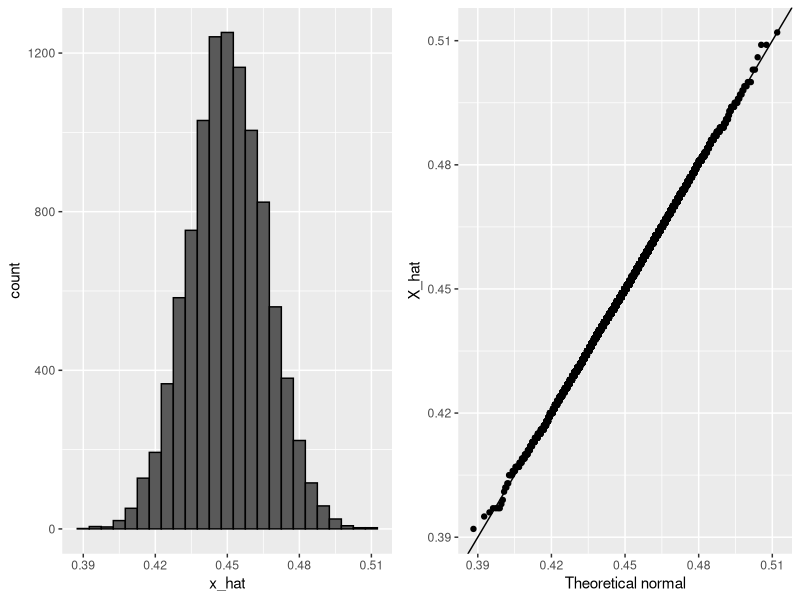
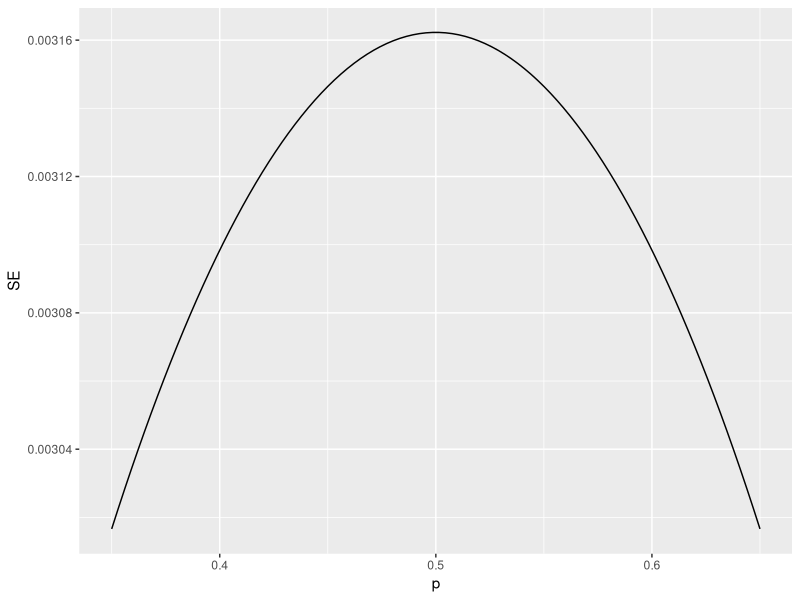
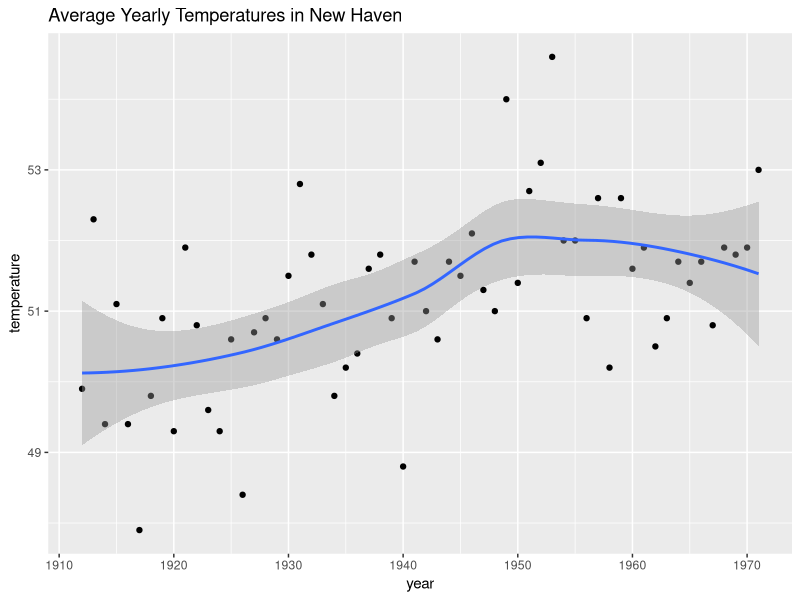

Write R code to recreate these figures, in order.
#Inference module

#Section 1: Parameters and Estimates

#Section 2: The Central Limit Theorem in Practice
#estimating the standard error. 
#Because X_hat is the sum of random draws divided by a constant, the distribution of X_hat is approximately normal
X_hat <- 0.48 #proportion of beads that are blue
se <- sqrt(X_hat*(1-X_hat)/25)
pnorm(0.01/se) - pnorm(-0.01/se) #prob of x_hat is within .01 (+-) of the actual value of p (where p is the actual proportion of blue beads)


#The margin of error is defined as 2 times the standard error of the estimate X_hat .
#There is about a 95% chance that X_hat will be within two standard errors of the actual parameter p .

#Code: Monte Carlo simulation using a set value of p
p <- 0.45    # unknown p to estimate
N <- 1000

# simulate one poll of size N and determine x_hat
x <- sample(c(0,1), size = N, replace = TRUE, prob = c(1-p, p))
x_hat <- mean(x)

# simulate B polls of size N and determine average x_hat
B <- 10000    # number of replicates
N <- 1000    # sample size per replicate
x_hat <- replicate(B, {
  x <- sample(c(0,1), size = N, replace = TRUE, prob = c(1-p, p))
  mean(x)
})

#Code: Histogram and QQ-plot of Monte Carlo results
library(tidyverse)
library(gridExtra)
p1 <- data.frame(x_hat = x_hat) %>%
  ggplot(aes(x_hat)) +
  geom_histogram(binwidth = 0.005, color = "black")
p2 <- data.frame(x_hat = x_hat) %>%
  ggplot(aes(sample = x_hat)) +
  stat_qq(dparams = list(mean = mean(x_hat), sd = sd(x_hat))) +
  geom_abline() +
  ylab("X_hat") +
  xlab("Theoretical normal")
grid.arrange(p1, p2, nrow=1)


#The spread between two outcomes with probabilities p and  (1-p) is 2p-1.
#The expected value of the spread is 2*(X_hat)-1.
#The standard error of the spread is 2*SE(X_hat).
#The margin of error of the spread is 2 times the margin of error of X_hat.

#Code: Plotting margin of error in an extremely large poll over a range of values of p
library(tidyverse)
N <- 100000
p <- seq(0.35, 0.65, length = 100)
SE <- sapply(p, function(x) 2*sqrt(x*(1-x)/N))
data.frame(p = p, SE = SE) %>%
  ggplot(aes(p, SE)) +
  geom_line()

#datacamp exercise
#Exercise 1. Sample average
#Write function called take_sample that takes the proportion of Democrats p and the sample size N as arguments and returns the sample average of Democrats (1) and Republicans (0).
#Calculate the sample average if the proportion of Democrats equals 0.45 and the sample size is 100.
# Write a function called `take_sample` that takes `p` and `N` as arguements and returns the average value of a randomly sampled population.
take_sample<-function(p,N){
  x<-sample(c(1,0),size=N,replace=TRUE,prob=c(p,(1-p)))
  mean(x)
}

# Use the `set.seed` function to make sure your answer matches the expected result after random sampling
set.seed(1)

# Define `p` as the proportion of Democrats in the population being polled
p <- 0.45

# Define `N` as the number of people polled
N <- 100

# Call the `take_sample` function to determine the sample average of `N` randomly selected people from a population containing a proportion of Democrats equal to `p`. Print this value to the console.
take_sample(p,N)


#Section 3: Confidence Intervals and p-Values
#Code: geom_smooth confidence interval example
data("nhtemp")
data.frame(year = as.numeric(time(nhtemp)), temperature = as.numeric(nhtemp)) %>%
  ggplot(aes(year, temperature)) +
  geom_point() +
  geom_smooth() +
  ggtitle("Average Yearly Temperatures in New Haven")

#Code: Monte Carlo simulation of confidence intervals
p <- 0.45
N <- 1000
X <- sample(c(0,1), size = N, replace = TRUE, prob = c(1-p, p))    # generate N observations
X_hat <- mean(X)    # calculate X_hat
SE_hat <- sqrt(X_hat*(1-X_hat)/N)    # calculate SE_hat, SE of the mean of N observations
c(X_hat - 2*SE_hat, X_hat + 2*SE_hat)    # build interval of 2*SE above and below mean

#Code: Solving for z with qnorm
z <- qnorm(0.995)    # calculate z to solve for 99% confidence interval
pnorm(qnorm(0.995))    # demonstrating that qnorm gives the z value for a given probability
pnorm(qnorm(1-0.995))    # demonstrating symmetry of 1-qnorm
pnorm(z) - pnorm(-z)    # demonstrating that this z value gives correct probability for interval

#Code: Monte Carlo simulation
B <- 10000
inside <- replicate(B, {
  X <- sample(c(0,1), size = N, replace = TRUE, prob = c(1-p, p))
  X_hat <- mean(X)
  SE_hat <- sqrt(X_hat*(1-X_hat)/N)
  between(p, X_hat - 2*SE_hat, X_hat + 2*SE_hat)    # TRUE if p in confidence interval
})
mean(inside)

#The 95% confidence intervals are random, but p is not random.
#95% refers to the probability that the random interval falls on top of p.
#It is technically incorrect to state that p has a 95% chance of being in between two values because that implies p is random.

#Code: Confidence interval for the spread with sample size of 25
N <- 25
X_hat <- 0.48
(2*X_hat - 1) + c(-2, 2)*2*sqrt(X_hat*(1-X_hat)/N)


#Section 4: Statistical Models / Section 4 Overview
